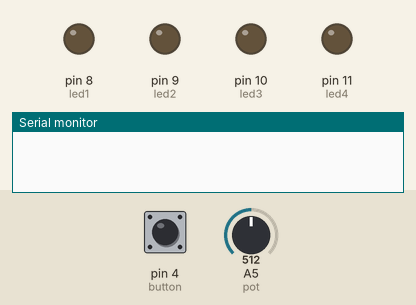
A sketch run on a simulated Arduino Uno, built with avr-gcc and run on an emulated ATmega328P. Parts: output pins drawn as LEDs (lit = HIGH), the last lines printed to the serial monitor. Dashed ring = blinking. The inputs (shaded band) are chosen by the test bench; at power-on: pin 4 (button) LOW, A5 (pot) = 512.

Above: at 1.2 s.
1.3 s: pin 4 (button) pulled HIGH for 0.15 s
At 1.84 s:
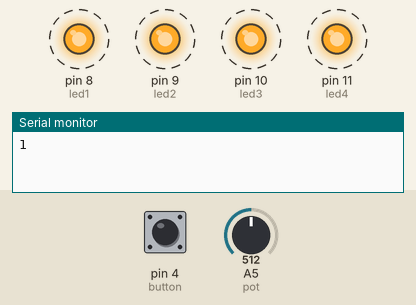
4.3 s: A5 (pot) set to 122
At 4.48 s:
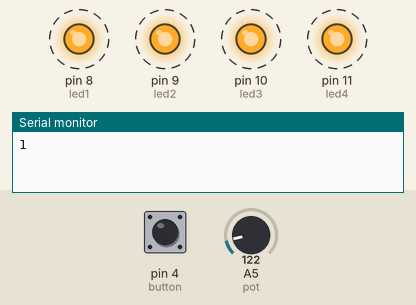
7.3 s: A5 (pot) set to 306
At 8.6 s:
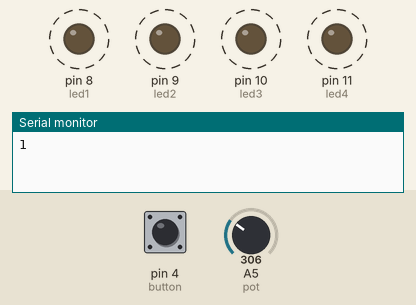
Timing chart, 0 to 16.3 s (numbered marks = the images above; inputs shaded):
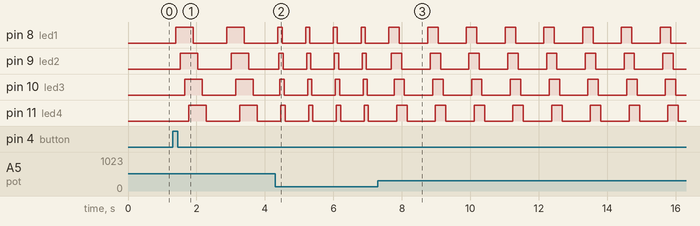

The sketch:

LED_SEQUENTIAL_POT.ino
```cpp
int led1 = 8;
int led2 = 9;
int led3 = 10;
int led4 = 11;
int led1State = LOW;
int led2State = LOW;
int led3State = LOW;
int led4State = LOW;
int pot = A5;
int readValue;
int writeValue;
int button = 4;
int button_Count = 0;
int button_Value;
void setup() {
  Serial.begin(9600);
  pinMode(pot, INPUT);
  pinMode(led1, OUTPUT);
  pinMode(led2, OUTPUT);
  pinMode(led3, OUTPUT);
  pinMode(led4, OUTPUT);
  pinMode(button, INPUT);
  button_Value = digitalRead(button);
}

void loop() {
  button_Value = digitalRead(button);//reads push button state
  delay(100);

  if (button_Value == HIGH) {
    button_Count = button_Count + 1;
    Serial.println(button_Count);
  }

  if (button_Count == 1) {

    readValue = analogRead(pot);
    writeValue = map(readValue, 0, 1023, 0, 255);// map(value, fromLow, fromHigh, toLow, toHigh)
    digitalWrite(led1, HIGH);    // turn on LED1
    delay(writeValue);
    digitalWrite(led2, HIGH);    // turn on LED2
    delay(writeValue);
    digitalWrite(led3, HIGH);    // turn on LED3
    delay(writeValue);
    digitalWrite(led4, HIGH);    // turn on LED4
    delay(writeValue);
    digitalWrite(led1, LOW);    // turn off LED1
    delay(writeValue);
    digitalWrite(led2, LOW);    // turn off LED2
    delay(writeValue);
    digitalWrite(led3, LOW);    // turn off LED3
    delay(writeValue);
    digitalWrite(led4, LOW);    // turn off LED4
    button_Value = digitalRead(button);//reads push button state
    delay(500);
    if (button_Value == HIGH) {
      button_Count = 2;
      Serial.println(button_Count);
    }

  }
  if (button_Count == 2) {
    digitalWrite(led1, LOW);    // turn off LED1
    digitalWrite(led2, LOW);    // turn off LED2
    digitalWrite(led3, LOW);    // turn off LED3
    digitalWrite(led4, LOW);    // turn off LED4
    button_Count = 0;
    Serial.println(button_Count);
  }


}
```

Measured:
- after the input at 1.3 s, pin 8 (led1): alternates HIGH for 0.51 s and LOW for 0.98 s, starting after 0.10 s; pin 9 (led2): alternates HIGH for 0.51 s and LOW for 0.98 s, starting after 0.23 s
- after the input at 4.3 s, pin 8 (led1): alternates HIGH for 0.12 s and LOW for 0.69 s, starting after 0.20 s; pin 9 (led2): alternates HIGH for 0.12 s and LOW for 0.69 s, starting after 0.11 s
- after the input at 7.3 s, pin 8 (led1): alternates HIGH for 0.30 s and LOW for 0.83 s, starting after 0.62 s; pin 9 (led2): alternates HIGH for 0.30 s and LOW for 0.83 s, starting after 0.40 s
